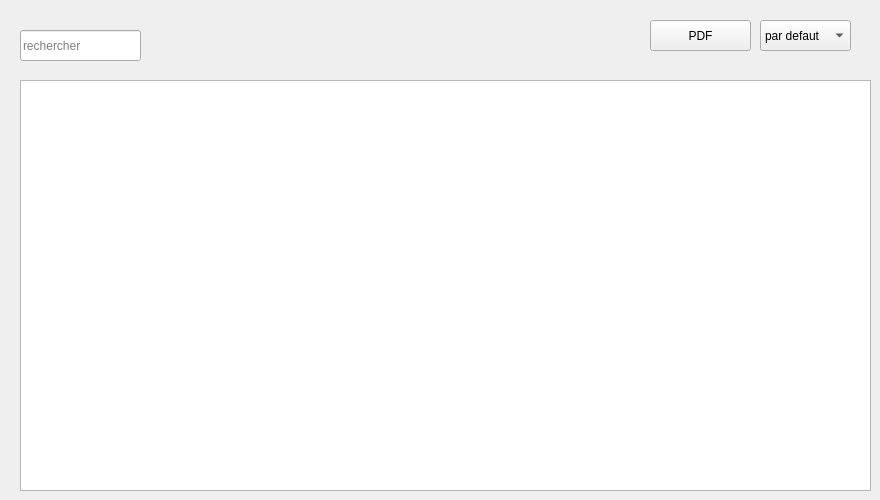
      <widget class="QWidget" name="tab_8">
       <attribute name="title">
        <string>Afficher Clients</string>
       </attribute>
       <widget class="QTableView" name="tab_Clients">
        <property name="geometry">
         <rect>
          <x>20</x>
          <y>80</y>
          <width>851</width>
          <height>411</height>
         </rect>
        </property>
        <property name="styleSheet">
         <string notr="true">

</string>
        </property>
       </widget>
       <widget class="QComboBox" name="comboBox_tri_zii">
        <property name="geometry">
         <rect>
          <x>760</x>
          <y>20</y>
          <width>91</width>
          <height>31</height>
         </rect>
        </property>
        <property name="styleSheet">
         <string notr="true">


</string>
        </property>
        <item>
         <property name="text">
          <string>par defaut</string>
         </property>
        </item>
        <item>
         <property name="text">
          <string>ID</string>
         </property>
        </item>
        <item>
         <property name="text">
          <string>NOM</string>
         </property>
        </item>
        <item>
         <property name="text">
          <string>PRENOM</string>
         </property>
        </item>
        <item>
         <property name="text">
          <string>ADRESSE</string>
         </property>
        </item>
       </widget>
       <widget class="QLineEdit" name="x_chercher">
        <property name="geometry">
         <rect>
          <x>20</x>
          <y>30</y>
          <width>121</width>
          <height>31</height>
         </rect>
        </property>
        <property name="styleSheet">
         <string notr="true">font: 75 9pt &quot;MS Shell Dlg 2&quot;;</string>
        </property>
        <property name="text">
         <string/>
        </property>
        <property name="placeholderText">
         <string>rechercher</string>
        </property>
       </widget>
       <widget class="QPushButton" name="pb_pdf">
        <property name="geometry">
         <rect>
          <x>650</x>
          <y>20</y>
          <width>101</width>
          <height>31</height>
         </rect>
        </property>
        <property name="styleSheet">
         <string notr="true"/>
        </property>
        <property name="text">
         <string>PDF</string>
        </property>
       </widget>
      </widget>
